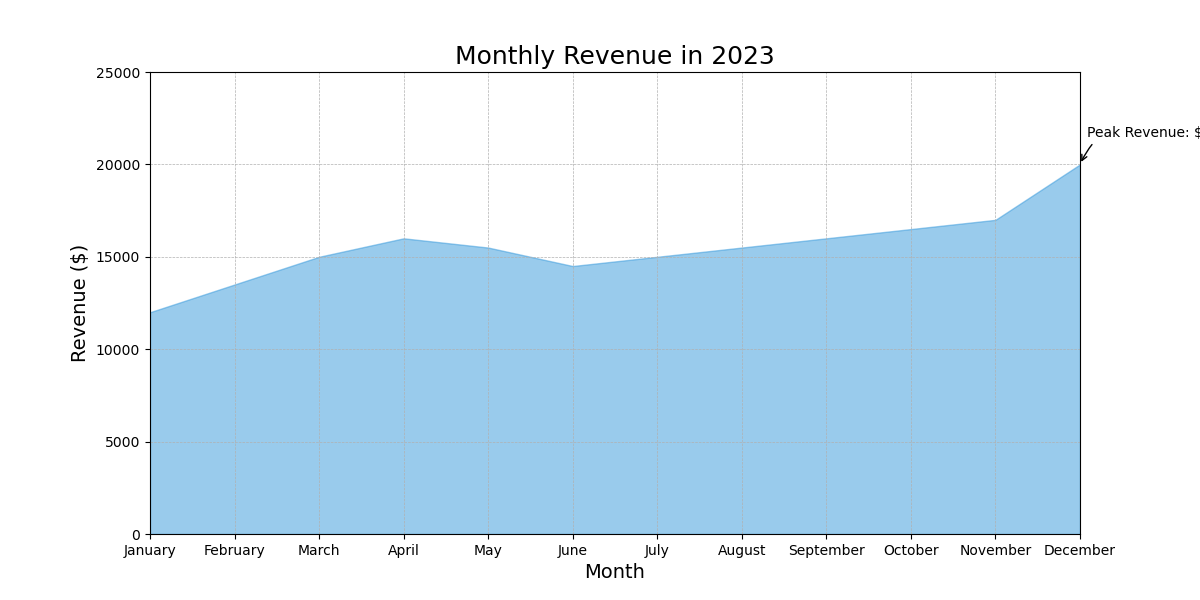

Generate this figure with Python:

import matplotlib.pyplot as plt

# Data
months = [
    'January', 'February', 'March', 'April', 'May', 'June',
    'July', 'August', 'September', 'October', 'November', 'December'
]
revenue = [
    12000, 13500, 15000, 16000, 15500, 14500,
    15000, 15500, 16000, 16500, 17000, 20000
]

# Plot
fig, ax = plt.subplots(figsize=(12, 6))  # Modify width (12) and height (6) of the chart
ax.fill_between(months, revenue, color='#3498db', alpha=0.5)  # Fill with a specific color code

# Style
ax.set_title('Monthly Revenue in 2023', fontsize=18)  # Changing the title
ax.set_xlabel('Month', fontsize=14)
ax.set_ylabel('Revenue ($)', fontsize=14)
ax.set_ylim(0, max(revenue) + 5000)  # Set the y-axis limit to give some space at the top
ax.margins(x=0)  # Remove the white space on the x-axis edges
ax.grid(True, which='both', linestyle='--', linewidth=0.5)

# Annotation
peak_revenue = max(revenue)
peak_month = months[revenue.index(peak_revenue)]
ax.annotate(f'Peak Revenue: ${peak_revenue}', xy=(peak_month, peak_revenue), xytext=(5, 20),
            textcoords='offset points', arrowprops=dict(arrowstyle="->", connectionstyle="arc3,rad=.5"))

plt.show()
